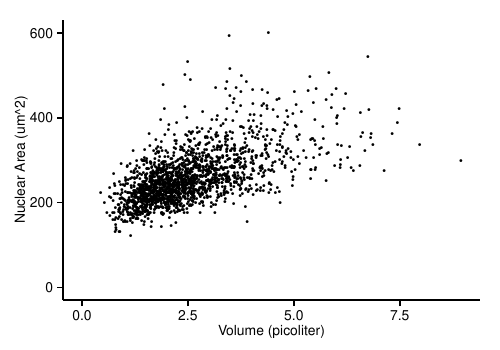

This figure's R source:
library(reshape2)
library(ggplot2)

data <- read.delim('~/Dropbox/densitypaper/ExtractedData/CRL.txt',header=T,stringsAsFactors=T)

numericcols <- c('volume','area','totalGAPDH','cytoGAPDH','nucGAPDH','nucArea',
                 'nucIntensityTotal','nucIntensityAvg','numCyclin','totalRNA','cytoRNA',
                 'nucRNA','numTxnSites','avgIntron','avgExon','numRnaPerTxnSiteAvgExon');


for (col in numericcols){
  data[[col]] <- as.numeric(data[[col]])
}

data$volume <- data$volume/1000

data <- subset(data,nucArea > 100)

pdf('~/Dropbox/densitypaper/SupplementaryFigures/NuclearSizeVsVolume/NuclearSizeVsVolume.pdf',width=5,height=3.5)
ggplot(data,aes(x=volume,y=nucArea)) +
  geom_point(size=1) + expand_limits(y=0,x=0) +
  theme_bw() + theme_classic() + theme(legend.position = "none") + 
  xlab('Volume (picoliter)') + ylab('Nuclear Area (um^2)') +
  theme(axis.title=element_text(size="10"), axis.text=element_text(size='10'))
dev.off()
